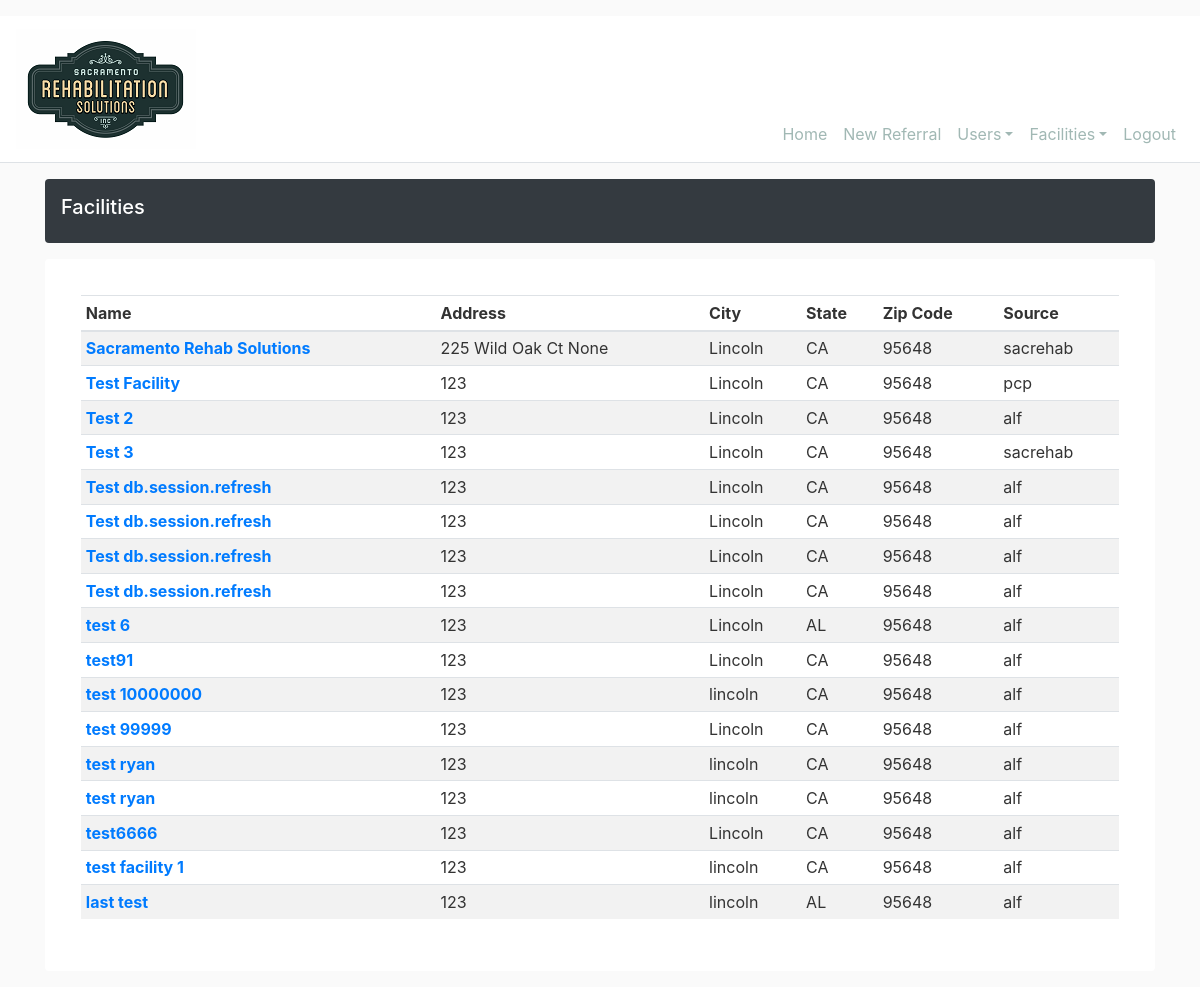
The page /facility/list (signed in) on the database its author committed.
### srs_intake/models.py (models this page shows, shortened)
class Facility(db.Model):
    id = db.Column(db.Integer, primary_key=True, autoincrement=True)
    name = db.Column(db.String(50), nullable=True)
    address1 = db.Column(db.String(120), nullable=True)
    address2 = db.Column(db.String(120), nullable=True)
    city = db.Column(db.String(20), nullable=True)
    state = db.Column(db.String(2), nullable=True)
    zip_code = db.Column(db.String(10), nullable=True)
    source = db.Column(db.String(10), nullable=True)
    users = db.relationship('User', backref='facility_user', lazy=True)
    referrals = db.relationship('Referral', backref='facility_ref', lazy=True)

### srs_intake/facilities/routes.py (the view)
@facilities.route("/facility/list")
@fresh_login_required
def list_facilities():
    user = User.query.get(current_user.id)
    if user.role == 'admin':
        facilities = Facility.query.all()
        return render_template('facilities/facilities_list.html', title="Facilities", facilities=facilities)
    else:
        abort(403)

### srs_intake/models.py (called while the page is built)
@login_manager.user_loader
def load_user(user_id):
    return User.query.get(int(user_id))

### srs_intake/templates/facilities/facilities_list.html
{% extends "layout.html" %}
{% block content %}
<div class="d-flex align-items-center p-3 my-3 text-white bg-dark rounded shadow-sm">
    <div class="lh-100">
        <h5 class="lh-100">
            {{ title }}
        </h5>
    </div>
</div>
    <div class="my-3 p-3 bg-white rounded shadow-sm">
        <div class="card-body table-responsive-md" >
            <table Class="table table-striped table-sm">
                <thead>
                    <tr>
                        <th scope="col">Name</th>
                        <th scope="col">Address</th>
                        <th scope="col">City</th>
                        <th scope="col">State</th>
                        <th scope="col">Zip Code</th>
                        <th scope="col">Source</th>
                    </tr>
                </thead>
                <tbody>
                    {% for facility in facilities %}
                        <tr>
                            <th scope="col"><a href="{{ url_for('facilities.facility', facility_id=facility.id)}}">{{ facility.name }}</a></th>
                            <td>{{ facility.address1}} {{ facility.address2}}</td>
                            <td>{{ facility.city }}</td>
                            <td>{{ facility.state }}</td>
                            <td>{{ facility.zip_code }}</td>
                            <td>{{ facility.source }}</td>
                        </tr>
                    {% endfor %}
                </tbody>
            </table>
        </div>
    </div>
{% endblock content %}

### srs_intake/static/css/main.css (style rules this page uses)
body { background: #fafafa; color: #333333; }
h1, h2, h3, h4, h5, h6 { color: #ffffff; }

### rows shown on the page
Facility: name "Sacramento Rehab Solutions", address1 "225 Wild Oak Ct", address2 "None", city "Lincoln", state "CA", zip_code "95648", source "sacrehab"
Facility: name "Test Facility", address1 "123", city "Lincoln", state "CA", zip_code "95648", source "pcp"
Facility: name "Test 2", address1 "123", city "Lincoln", state "CA", zip_code "95648", source "alf"
Facility: name "Test 3", address1 "123", city "Lincoln", state "CA", zip_code "95648", source "sacrehab"
Facility: name "Test db.session.refresh", address1 "123", city "Lincoln", state "CA", zip_code "95648", source "alf"
Facility: name "Test db.session.refresh", address1 "123", city "Lincoln", state "CA", zip_code "95648", source "alf"
Facility: name "Test db.session.refresh", address1 "123", city "Lincoln", state "CA", zip_code "95648", source "alf"
Facility: name "Test db.session.refresh", address1 "123", city "Lincoln", state "CA", zip_code "95648", source "alf"
Facility: name "test 6", address1 "123", city "Lincoln", state "AL", zip_code "95648", source "alf"
Facility: name "test91", address1 "123", city "Lincoln", state "CA", zip_code "95648", source "alf"
Facility: name "test 10000000", address1 "123", city "lincoln", state "CA", zip_code "95648", source "alf"
Facility: name "test 99999", address1 "123", city "Lincoln", state "CA", zip_code "95648", source "alf"
Facility: name "test ryan", address1 "123", city "lincoln", state "CA", zip_code "95648", source "alf"
Facility: name "test ryan", address1 "123", city "lincoln", state "CA", zip_code "95648", source "alf"
Facility: name "test6666", address1 "123", city "Lincoln", state "CA", zip_code "95648", source "alf"
Facility: name "test facility 1", address1 "123", city "lincoln", state "CA", zip_code "95648", source "alf"
Facility: name "last test", address1 "123", city "lincoln", state "AL", zip_code "95648", source "alf"

### other values the page prints
{{ title }} "Facilities"
